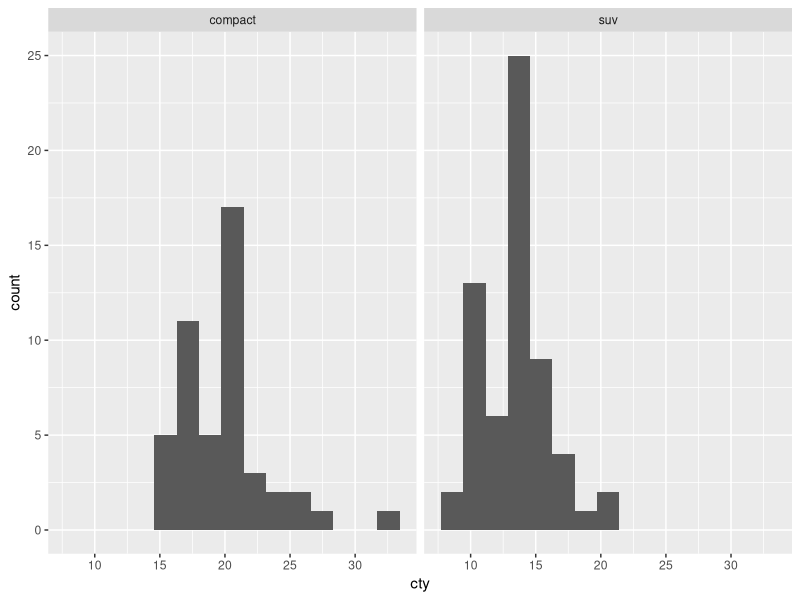
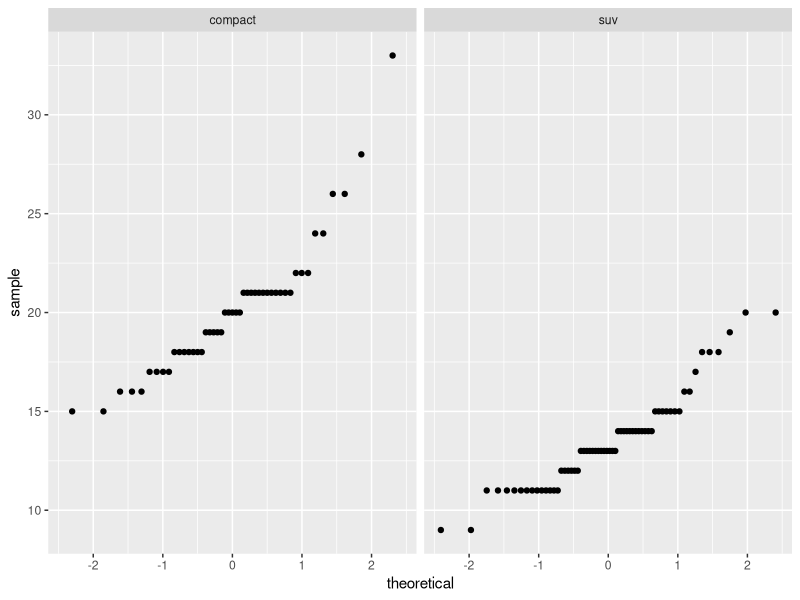

Generate these figures, in order, with R:
## ---- chunk 1
knitr::opts_chunk$set(echo = TRUE)
library(tidyverse)
## ---- chunk 2
otter_length <- c(38, 41, 50, 27, 32, 41, 48, 60, 43)

t.test(otter_length)
## ---- chunk 3
otter_test <- t.test(x = otter_length, mu = 50)
otter_test
## ---- chunk 4
desert_bighorns <- c(32, 44, 18, 26, 50, 33, 42, 20)
sierra_bighorns <- c(28, 31, 40, 42, 26, 29, 31)

t.test(x = desert_bighorns, y = sierra_bighorns)
## ---- chunk 5
compact_suv <- mpg %>% 
  filter(class %in% c("compact", "suv"))
## ---- chunk 6
ggplot(data = compact_suv, aes(x = cty)) +
  geom_histogram(bins = 15) +
  facet_wrap(~class) #so far no concerns about distributions (seem close enough to normal distribution)
## ---- chunk 7
ggplot(data = compact_suv, aes(sample = cty)) +
  geom_qq() +
  facet_wrap(~class)
## ---- chunk 8
car_stats <- compact_suv %>% 
  group_by(class) %>% 
  summarise(mean_cty = mean(cty), 
            sd_cty = sd(cty),
            n = n())

car_stats
## ---- chunk 9
compact_sample <- compact_suv %>% 
  filter(class == "compact") %>% 
  pull(cty)

suv_sample <- compact_suv %>% 
  filter(class == "suv") %>% 
  pull(cty)

t.test(x = compact_sample, y = suv_sample)
